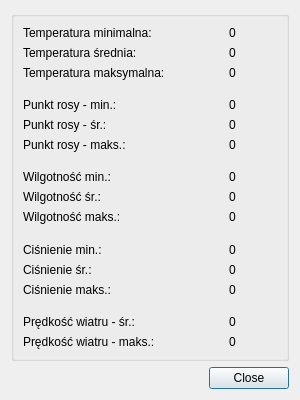
<?xml version="1.0" encoding="UTF-8"?>
<ui version="4.0">
 <class>Plots</class>
 <widget class="QDialog" name="Plots">
  <property name="geometry">
   <rect>
    <x>0</x>
    <y>0</y>
    <width>300</width>
    <height>400</height>
   </rect>
  </property>
  <property name="sizePolicy">
   <sizepolicy hsizetype="Fixed" vsizetype="Fixed">
    <horstretch>0</horstretch>
    <verstretch>0</verstretch>
   </sizepolicy>
  </property>
  <property name="minimumSize">
   <size>
    <width>300</width>
    <height>400</height>
   </size>
  </property>
  <property name="maximumSize">
   <size>
    <width>300</width>
    <height>400</height>
   </size>
  </property>
  <property name="windowTitle">
   <string>Dialog</string>
  </property>
  <layout class="QGridLayout" name="gridLayout">
   <item row="2" column="0">
    <widget class="QDialogButtonBox" name="buttonBox">
     <property name="orientation">
      <enum>Qt::Horizontal</enum>
     </property>
     <property name="standardButtons">
      <set>QDialogButtonBox::Close</set>
     </property>
    </widget>
   </item>
   <item row="1" column="0">
    <widget class="QGroupBox" name="groupBox">
     <property name="title">
      <string/>
     </property>
     <layout class="QVBoxLayout" name="verticalLayout">
      <item>
       <layout class="QFormLayout" name="formLayout">
        <property name="fieldGrowthPolicy">
         <enum>QFormLayout::ExpandingFieldsGrow</enum>
        </property>
        <item row="0" column="0">
         <widget class="QLabel" name="label">
          <property name="minimumSize">
           <size>
            <width>200</width>
            <height>0</height>
           </size>
          </property>
          <property name="maximumSize">
           <size>
            <width>200</width>
            <height>16777215</height>
           </size>
          </property>
          <property name="text">
           <string>Temperatura minimalna: </string>
          </property>
         </widget>
        </item>
        <item row="0" column="1">
         <widget class="QLabel" name="minTemp">
          <property name="text">
           <string>0</string>
          </property>
         </widget>
        </item>
        <item row="1" column="0">
         <widget class="QLabel" name="label_2">
          <property name="minimumSize">
           <size>
            <width>200</width>
            <height>0</height>
           </size>
          </property>
          <property name="maximumSize">
           <size>
            <width>200</width>
            <height>16777215</height>
           </size>
          </property>
          <property name="text">
           <string>Temperatura średnia:</string>
          </property>
         </widget>
        </item>
        <item row="1" column="1">
         <widget class="QLabel" name="avgTemp">
          <property name="text">
           <string>0</string>
          </property>
         </widget>
        </item>
        <item row="2" column="0">
         <widget class="QLabel" name="label_3">
          <property name="minimumSize">
           <size>
            <width>200</width>
            <height>0</height>
           </size>
          </property>
          <property name="maximumSize">
           <size>
            <width>200</width>
            <height>16777215</height>
           </size>
          </property>
          <property name="text">
           <string>Temperatura maksymalna:</string>
          </property>
         </widget>
        </item>
        <item row="2" column="1">
         <widget class="QLabel" name="maxTemp">
          <property name="text">
           <string>0</string>
          </property>
         </widget>
        </item>
        <item row="4" column="0">
         <widget class="QLabel" name="label_4">
          <property name="minimumSize">
           <size>
            <width>200</width>
            <height>0</height>
           </size>
          </property>
          <property name="maximumSize">
           <size>
            <width>200</width>
            <height>16777215</height>
           </size>
          </property>
          <property name="text">
           <string>Punkt rosy - min.:</string>
          </property>
         </widget>
        </item>
        <item row="4" column="1">
         <widget class="QLabel" name="minDew">
          <property name="text">
           <string>0</string>
          </property>
         </widget>
        </item>
        <item row="5" column="0">
         <widget class="QLabel" name="label_6">
          <property name="minimumSize">
           <size>
            <width>200</width>
            <height>0</height>
           </size>
          </property>
          <property name="maximumSize">
           <size>
            <width>200</width>
            <height>16777215</height>
           </size>
          </property>
          <property name="text">
           <string>Punkt rosy - śr.:</string>
          </property>
         </widget>
        </item>
        <item row="5" column="1">
         <widget class="QLabel" name="avgDew">
          <property name="text">
           <string>0</string>
          </property>
         </widget>
        </item>
        <item row="6" column="0">
         <widget class="QLabel" name="label_8">
          <property name="minimumSize">
           <size>
            <width>200</width>
            <height>0</height>
           </size>
          </property>
          <property name="maximumSize">
           <size>
            <width>200</width>
            <height>16777215</height>
           </size>
          </property>
          <property name="text">
           <string>Punkt rosy - maks.:</string>
          </property>
         </widget>
        </item>
        <item row="6" column="1">
         <widget class="QLabel" name="maxDew">
          <property name="text">
           <string>0</string>
          </property>
         </widget>
        </item>
        <item row="8" column="0">
         <widget class="QLabel" name="label_5">
          <property name="minimumSize">
           <size>
            <width>200</width>
            <height>0</height>
           </size>
          </property>
          <property name="maximumSize">
           <size>
            <width>200</width>
            <height>16777215</height>
           </size>
          </property>
          <property name="text">
           <string>Wilgotność min.:</string>
          </property>
         </widget>
        </item>
        <item row="8" column="1">
         <widget class="QLabel" name="minHumidity">
          <property name="text">
           <string>0</string>
          </property>
         </widget>
        </item>
        <item row="9" column="0">
         <widget class="QLabel" name="label_7">
          <property name="minimumSize">
           <size>
            <width>200</width>
            <height>0</height>
           </size>
          </property>
          <property name="maximumSize">
           <size>
            <width>200</width>
            <height>16777215</height>
           </size>
          </property>
          <property name="text">
           <string>Wilgotność śr.:</string>
          </property>
         </widget>
        </item>
        <item row="9" column="1">
         <widget class="QLabel" name="avgHumidity">
          <property name="text">
           <string>0</string>
          </property>
         </widget>
        </item>
        <item row="10" column="0">
         <widget class="QLabel" name="label_10">
          <property name="minimumSize">
           <size>
            <width>200</width>
            <height>0</height>
           </size>
          </property>
          <property name="maximumSize">
           <size>
            <width>200</width>
            <height>16777215</height>
           </size>
          </property>
          <property name="text">
           <string>Wilgotność maks.:</string>
          </property>
         </widget>
        </item>
        <item row="10" column="1">
         <widget class="QLabel" name="maxHumidity">
          <property name="text">
           <string>0</string>
          </property>
         </widget>
        </item>
        <item row="12" column="0">
         <widget class="QLabel" name="label_9">
          <property name="minimumSize">
           <size>
            <width>200</width>
            <height>0</height>
           </size>
          </property>
          <property name="maximumSize">
           <size>
            <width>200</width>
            <height>16777215</height>
           </size>
          </property>
          <property name="text">
           <string>Ciśnienie min.:</string>
          </property>
         </widget>
        </item>
        <item row="12" column="1">
         <widget class="QLabel" name="minPressure">
          <property name="text">
           <string>0</string>
          </property>
         </widget>
        </item>
        <item row="13" column="0">
         <widget class="QLabel" name="label_12">
          <property name="minimumSize">
           <size>
            <width>200</width>
            <height>0</height>
           </size>
          </property>
          <property name="maximumSize">
           <size>
            <width>200</width>
            <height>16777215</height>
           </size>
          </property>
          <property name="text">
           <string>Ciśnienie śr.:</string>
          </property>
         </widget>
        </item>
        <item row="13" column="1">
         <widget class="QLabel" name="avgPressure">
          <property name="text">
           <string>0</string>
          </property>
         </widget>
        </item>
        <item row="14" column="0">
         <widget class="QLabel" name="label_14">
          <property name="minimumSize">
           <size>
            <width>200</width>
            <height>0</height>
           </size>
          </property>
          <property name="maximumSize">
           <size>
            <width>200</width>
            <height>16777215</height>
           </size>
          </property>
          <property name="text">
           <string>Ciśnienie maks.:</string>
          </property>
         </widget>
        </item>
        <item row="14" column="1">
         <widget class="QLabel" name="maxPressure">
          <property name="text">
           <string>0</string>
          </property>
         </widget>
        </item>
        <item row="16" column="0">
         <widget class="QLabel" name="label_11">
          <property name="minimumSize">
           <size>
            <width>200</width>
            <height>0</height>
           </size>
          </property>
          <property name="maximumSize">
           <size>
            <width>200</width>
            <height>16777215</height>
           </size>
          </property>
          <property name="text">
           <string>Prędkość wiatru - śr.:</string>
          </property>
         </widget>
        </item>
        <item row="16" column="1">
         <widget class="QLabel" name="avgWind">
          <property name="text">
           <string>0</string>
          </property>
         </widget>
        </item>
        <item row="17" column="0">
         <widget class="QLabel" name="label_15">
          <property name="minimumSize">
           <size>
            <width>200</width>
            <height>0</height>
           </size>
          </property>
          <property name="maximumSize">
           <size>
            <width>200</width>
            <height>16777215</height>
           </size>
          </property>
          <property name="text">
           <string>Prędkość wiatru - maks.:</string>
          </property>
         </widget>
        </item>
        <item row="17" column="1">
         <widget class="QLabel" name="maxWind">
          <property name="text">
           <string>0</string>
          </property>
         </widget>
        </item>
        <item row="3" column="0">
         <spacer name="verticalSpacer">
          <property name="orientation">
           <enum>Qt::Vertical</enum>
          </property>
          <property name="sizeHint" stdset="0">
           <size>
            <width>20</width>
            <height>40</height>
           </size>
          </property>
         </spacer>
        </item>
        <item row="7" column="0">
         <spacer name="verticalSpacer_2">
          <property name="orientation">
           <enum>Qt::Vertical</enum>
          </property>
          <property name="sizeHint" stdset="0">
           <size>
            <width>20</width>
            <height>40</height>
           </size>
          </property>
         </spacer>
        </item>
        <item row="11" column="0">
         <spacer name="verticalSpacer_3">
          <property name="orientation">
           <enum>Qt::Vertical</enum>
          </property>
          <property name="sizeHint" stdset="0">
           <size>
            <width>20</width>
            <height>40</height>
           </size>
          </property>
         </spacer>
        </item>
        <item row="15" column="0">
         <spacer name="verticalSpacer_4">
          <property name="orientation">
           <enum>Qt::Vertical</enum>
          </property>
          <property name="sizeHint" stdset="0">
           <size>
            <width>20</width>
            <height>40</height>
           </size>
          </property>
         </spacer>
        </item>
       </layout>
      </item>
     </layout>
    </widget>
   </item>
  </layout>
 </widget>
 <resources/>
 <connections>
  <connection>
   <sender>buttonBox</sender>
   <signal>accepted()</signal>
   <receiver>Plots</receiver>
   <slot>accept()</slot>
   <hints>
    <hint type="sourcelabel">
     <x>248</x>
     <y>254</y>
    </hint>
    <hint type="destinationlabel">
     <x>157</x>
     <y>274</y>
    </hint>
   </hints>
  </connection>
  <connection>
   <sender>buttonBox</sender>
   <signal>rejected()</signal>
   <receiver>Plots</receiver>
   <slot>reject()</slot>
   <hints>
    <hint type="sourcelabel">
     <x>316</x>
     <y>260</y>
    </hint>
    <hint type="destinationlabel">
     <x>286</x>
     <y>274</y>
    </hint>
   </hints>
  </connection>
 </connections>
</ui>
